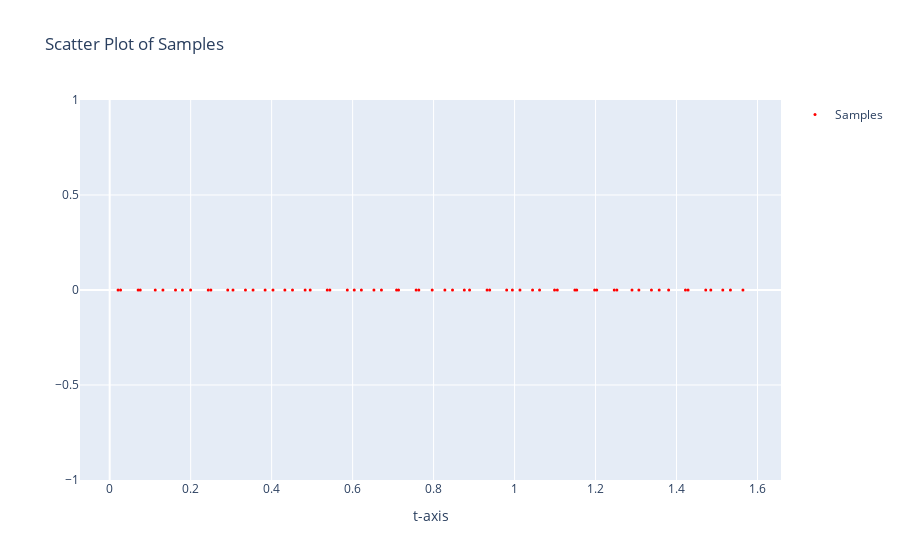

Notebook cell for this chart:
### Markdown cell above
## Time sampling

### Code cell
time = LineShape(
    seed=SEED,
    n=T_SAMPLE,
    start_point=0,
    end_point=np.pi/2,
    cross_sample_generate=1,
    even_sample=True
)
time_sample = time.get()

time.plot(3)

### Figure 1 — Plotly figure (JSON) as saved in the notebook; plotly's stock layout.template omitted (floating-point values rounded to 4 significant figures)
{"data": [{"marker": {"color": "red", "size": 3}, "mode": "markers", "name": "Samples", "type": "scatter", "x": [0.02062, 0.02687, 0.07019, 0.07547, 0.1125, 0.1314, 0.1625, 0.1796, 0.1999, 0.2433, 0.2499, 0.2916, 0.3045, 0.3352, 0.354, 0.3838, 0.4033, 0.4327, 0.4515, 0.4827, 0.4952, 0.5373, 0.5438, 0.5868, 0.6041, 0.6216, 0.6527, 0.6712, 0.7086, 0.7135, 0.7568, 0.7634, 0.7965, 0.8279, 0.8467, 0.8759, 0.8888, 0.9321, 0.9386, 0.9805, 0.9946, 1.013, 1.044, 1.062, 1.099, 1.106, 1.149, 1.154, 1.198, 1.203, 1.246, 1.253, 1.29, 1.307, 1.338, 1.357, 1.381, 1.422, 1.429, 1.472, 1.485, 1.514, 1.533, 1.564], "y": [0, 0, 0, 0, 0, 0, 0, 0, 0, 0, 0, 0, 0, 0, 0, 0, 0, 0, 0, 0, 0, 0, 0, 0, 0, 0, 0, 0, 0, 0, 0, 0, 0, 0, 0, 0, 0, 0, 0, 0, 0, 0, 0, 0, 0, 0, 0, 0, 0, 0, 0, 0, 0, 0, 0, 0, 0, 0, 0, 0, 0, 0, 0, 0]}], "layout": {"showlegend": true, "title": {"text": "Scatter Plot of Samples"}, "xaxis": {"title": {"text": "t-axis"}}, "yaxis": {"title": {"text": ""}}}}
